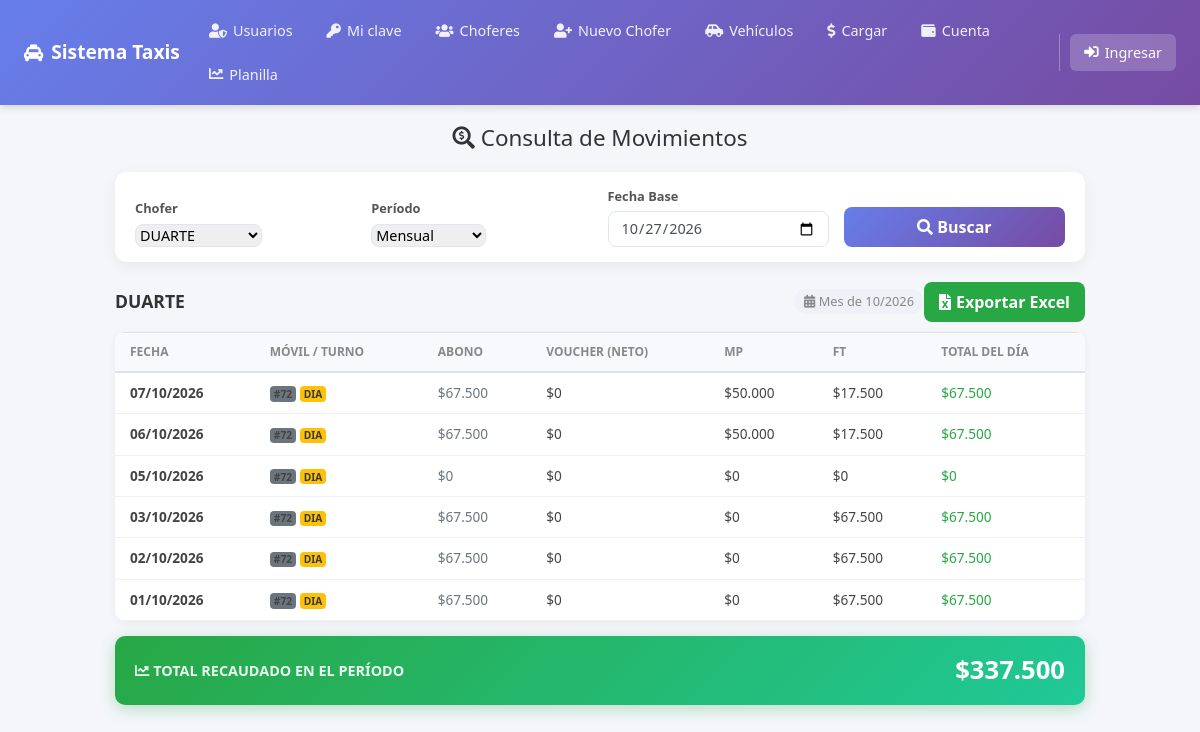
/php/movimientos_chofer.php?chofer_id=1, run on the app's committed database.
### tables this page shows
CREATE TABLE `choferes` (
  `id` int(11) NOT NULL AUTO_INCREMENT,
  `nombre` varchar(50) NOT NULL,
  `cel` varchar(15) NOT NULL DEFAULT '',
  `email` varchar(40) NOT NULL DEFAULT '',
  `barrio` varchar(50) NOT NULL DEFAULT '',
  `dir` varchar(50) NOT NULL DEFAULT '',
  `cp` varchar(5) NOT NULL DEFAULT '',
  `foto` varchar(50) DEFAULT NULL,
  `activo` tinyint(1) NOT NULL DEFAULT 1,
  `fecha_alta` date NOT NULL,
  PRIMARY KEY (`id`)
);

CREATE TABLE `recauda` (
  `id` int(10) NOT NULL AUTO_INCREMENT,
  `fecha` date NOT NULL,
  `chofer_id` int(11) NOT NULL,
  `vehiculo_id` int(11) DEFAULT NULL,
  `movil` int(11) NOT NULL,
  `turno` varchar(6) NOT NULL,
  `abono_diario` decimal(10,2) NOT NULL DEFAULT 0.00,
  `paga` decimal(10,2) NOT NULL DEFAULT 0.00,
  `porcent` decimal(5,2) NOT NULL DEFAULT 0.00,
  `comision` decimal(10,2) NOT NULL DEFAULT 0.00,
  `voucher` decimal(10,2) NOT NULL DEFAULT 0.00,
  `mp` decimal(10,2) NOT NULL DEFAULT 0.00,
  `ft` decimal(10,2) NOT NULL DEFAULT 0.00,
  `total` decimal(10,2) NOT NULL DEFAULT 0.00,
  `debe` decimal(10,2) NOT NULL DEFAULT 0.00,
  `observaciones` varchar(255) DEFAULT '',
  PRIMARY KEY (`id`),
  UNIQUE KEY `fecha_chofer` (`fecha`,`chofer_id`),
  KEY `idx_chofer` (`chofer_id`),
  KEY `idx_fecha` (`fecha`),
  KEY `idx_movil` (`movil`)
);

### php/movimientos_chofer.php (the view, shortened to what this page needs)
<?php
$con = conexion();
$con->set_charset("utf8mb4");
$chofer_id = isset($_GET['chofer_id']) ? (int)$_GET['chofer_id'] : 0;
$periodo = $_GET['periodo'] ?? 'mensual';
$fecha_base = $_GET['fecha'] ?? date('Y-m-d');
$choferes = $con->query("SELECT id, nombre FROM choferes WHERE activo = 1 ORDER BY nombre ASC")->fetch_all(MYSQLI_ASSOC);
$fecha_desde = $fecha_base;
$fecha_hasta = $fecha_base;
$titulo_rango = "";
if ($periodo === 'dia') {
    $titulo_rango = "Movimientos del " . date('d/m/Y', strtotime($fecha_base));
} elseif ($periodo === 'mensual') {
    $dt = new DateTime($fecha_base);
    $fecha_desde = $dt->format('Y-m-01');
    $fecha_hasta = $dt->format('Y-m-t');
    $titulo_rango = "Mes de " . date('m/Y', strtotime($fecha_base));
}
$movimientos = [];
$nombre_chofer = "Seleccione un chofer...";
$total_periodo = 0;
if ($chofer_id > 0) {
    $stmt_ch = $con->prepare("SELECT nombre FROM choferes WHERE id = ?");
    $stmt_ch->bind_param("i", $chofer_id);
    $stmt_ch->execute();
    $res_ch = $stmt_ch->get_result()->fetch_assoc();
    if ($res_ch) $nombre_chofer = $res_ch['nombre'];
    $stmt = $con->prepare("SELECT * FROM recauda WHERE chofer_id = ? AND fecha BETWEEN ? AND ? ORDER BY fecha DESC");
    $stmt->bind_param("iss", $chofer_id, $fecha_desde, $fecha_hasta);
    $stmt->execute();
    $res = $stmt->get_result();
    while ($row = $res->fetch_assoc()) {
        $movimientos[] = $row;
        $total_periodo += floatval($row['total']) + floatval($row['mp']) + floatval($row['ft']);
    }
}
?>
<!doctype html>
<html lang="es">
<head>
    <link rel="stylesheet" href="../css/bootstrap.min.css">
    <link rel="stylesheet" href="../css/all.min.css">
</head>
<body>
    <?php include "menu.php"; ?>
    <div class="page-wrapper">
        <h1 class="page-title" style="text-align: center; margin-bottom: 20px; font-size: 1.4rem; color: #333;">
            <i class="fas fa-search-dollar"></i> Consulta de Movimientos
        </h1>
        <div class="filtros-card">
            <form method="GET" action="movimientos_chofer.php">
                <div class="filtros-grid">
                    <div>
                        <label class="form-label">Chofer</label>
                        <select name="chofer_id" class="form-select" required>
                            <?php foreach ($choferes as $c): ?>
                                <option value="<?php echo $c['id']; ?>" <?php echo ($chofer_id == $c['id']) ? 'selected' : ''; ?>><?php echo htmlspecialchars($c['nombre']); ?></option>
                            <?php endforeach; ?>
                        </select>
                    </div>
                    <div>
                        <label class="form-label">Período</label>
                        <select name="periodo" class="form-select">
                            <option value="mensual" <?php echo ($periodo === 'mensual') ? 'selected' : ''; ?>>Mensual</option>
                        </select>
                    </div>
                    <div>
                        <label class="form-label">Fecha Base</label>
                        <input type="date" name="fecha" class="form-control" value="<?php echo htmlspecialchars($fecha_base); ?>" max="<?php echo date('Y-m-d'); ?>">
                    </div>
                    <div>
                        <button type="submit" class="btn-buscar"><i class="fas fa-search"></i> Buscar</button>
                    </div>
                </div>
            </form>
        </div>
        <?php if ($chofer_id > 0): ?>
            <div class="resultado-header">
                <h2 class="resultado-titulo"><?php echo htmlspecialchars($nombre_chofer); ?></h2>
                <div class="d-flex align-items-center gap-2">
                    <span class="resultado-rango"><i class="fas fa-calendar-alt"></i> <?php echo $titulo_rango; ?></span>
                    <?php if (!empty($movimientos)): ?>
                        <button type="button" onclick="exportarTablaExcel()" class="btn-excel">
                            <i class="fas fa-file-excel"></i> Exportar Excel
                        </button>
                    <?php endif; ?>
                </div>
            </div>
            <?php if (empty($movimientos)): ?>
                <div class="empty-state">
                    <i class="fas fa-folder-open"></i>
                    <p>No hay movimientos registrados para este chofer en el período seleccionado.</p>
                </div>
            <?php else: ?>
                <div class="tabla-movimientos" id="tabla-detalle">
                    <table class="table table-hover">
                        <thead>
                            <tr>
                                <th>Fecha</th>
                                <th>Móvil / Turno</th>
                                <th class="text-end">Abono</th>
                                <th class="text-end">Voucher (Neto)</th>
                                <th class="text-end">MP</th>
                                <th class="text-end">FT</th>
                                <th class="text-end">Total del Día</th>
                            </tr>
                        </thead>
                        <tbody>
                            <?php foreach ($movimientos as $m):
                                $total_dia = floatval($m['total']) + floatval($m['mp']) + floatval($m['ft']);
                            ?>
                                <tr>
                                    <td><strong><?php echo date('d/m/Y', strtotime($m['fecha'])); ?></strong></td>
                                    <td>
                                        <span class="badge bg-secondary">#<?php echo $m['movil']; ?></span>
                                        <span class="badge bg-<?php echo $m['turno'] === 'DIA' ? 'warning text-dark' : 'dark'; ?>"><?php echo $m['turno']; ?></span>
                                    </td>
                                    <td class="text-end text-muted">$<?php echo number_format($m['abono_diario'], 0, ',', '.'); ?></td>
                                    <td class="text-end">$<?php echo number_format($m['total'], 0, ',', '.'); ?></td>
                                    <td class="text-end">$<?php echo number_format($m['mp'], 0, ',', '.'); ?></td>
                                    <td class="text-end">$<?php echo number_format($m['ft'], 0, ',', '.'); ?></td>
                                    <td class="text-end fw-bold text-success">$<?php echo number_format($total_dia, 0, ',', '.'); ?></td>
                                </tr>
                            <?php endforeach; ?>
                        </tbody>
                    </table>
                </div>
                <div class="total-card">
                    <span class="label"><i class="fas fa-chart-line"></i> Total Recaudado en el Período</span>
                    <span class="monto">$<?php echo number_format($total_periodo, 0, ',', '.'); ?></span>
                </div>
            <?php endif; ?>
        <?php endif; ?>
    </div>
</body>
</html>

### php/movimientos_chofer.php (style rules this page uses)
body { background: #f4f6fa; font-family: 'Segoe UI', Arial, sans-serif; margin: 0; }
.page-wrapper { max-width: 1000px; margin: 0 auto; padding: 20px 15px; }
.filtros-card { background: white; border-radius: 12px; padding: 15px 20px; box-shadow: 0 4px 15px rgba(0, 0, 0, 0.06); margin-bottom: 20px; }
.filtros-grid { display: grid; grid-template-columns: repeat(auto-fit, minmax(180px, 1fr)); gap: 15px; align-items: end; }
.form-label { font-size: 0.8rem; font-weight: 700; color: #555; margin-bottom: 5px; display: block; }
.form-select, .form-control { font-size: 0.9rem; border-radius: 8px; border: 1px solid #dfe6ef; }
.btn-buscar { background: linear-gradient(135deg, #667eea, #764ba2); color: white; border: none; padding: 8px 15px; border-radius: 8px; font-weight: 600; width: 100%; transition: all 0.2s; }
.resultado-header { display: flex; justify-content: space-between; align-items: center; margin-bottom: 10px; }
.resultado-titulo { font-size: 1.1rem; color: #333; font-weight: 700; margin: 0; }
.resultado-rango { font-size: 0.8rem; color: #888; background: #eef1f7; padding: 3px 10px; border-radius: 20px; }
.tabla-movimientos { background: white; border-radius: 10px; overflow: hidden; box-shadow: 0 2px 8px rgba(0, 0, 0, 0.05); }
.table { margin-bottom: 0; }
.table th { background: #f8f9fc; font-size: 0.75rem; text-transform: uppercase; color: #888; font-weight: 700; border-bottom: 2px solid #eef1f7; padding: 10px 15px; }
.table td { vertical-align: middle; font-size: 0.85rem; padding: 10px 15px; border-bottom: 1px solid #eef1f7; color: #444; }
.total-card { background: linear-gradient(135deg, #28a745, #20c997); color: white; border-radius: 10px; padding: 15px 20px; display: flex; justify-content: space-between; align-items: center; margin-top: 15px; box-shadow: 0 4px 15px rgba(40, 167, 69, 0.3); }
.total-card .label { font-size: 0.9rem; text-transform: uppercase; font-weight: 600; opacity: 0.9; }
.total-card .monto { font-size: 1.6rem; font-weight: 700; }
.btn-excel { background: #28a745; color: white; border: none; padding: 8px 15px; border-radius: 8px; font-weight: 600; display: inline-flex; align-items: center; gap: 5px; transition: all 0.2s; }

### data on the page
choferes: nombre "DUARTE"
recauda: fecha "07/10/2026", movil "72", turno "DIA", abono_diario "67.500", total "0", mp "50.000", ft "17.500", total_dia "67.500"
recauda: fecha "06/10/2026", movil "72", turno "DIA", abono_diario "67.500", total "0", mp "50.000", ft "17.500", total_dia "67.500"
recauda: fecha "05/10/2026", movil "72", turno "DIA", abono_diario "0", total "0", mp "0", ft "0", total_dia "0"
recauda: fecha "03/10/2026", movil "72", turno "DIA", abono_diario "67.500", total "0", mp "0", ft "67.500", total_dia "67.500"
recauda: fecha "02/10/2026", movil "72", turno "DIA", abono_diario "67.500", total "0", mp "0", ft "67.500", total_dia "67.500"
recauda: fecha "01/10/2026", movil "72", turno "DIA", abono_diario "67.500", total "0", mp "0", ft "67.500", total_dia "67.500"

### other printed values
$titulo_rango "Mes de 10/2026"
$total_periodo "337.500"
form field chofer_id "DUARTE"
